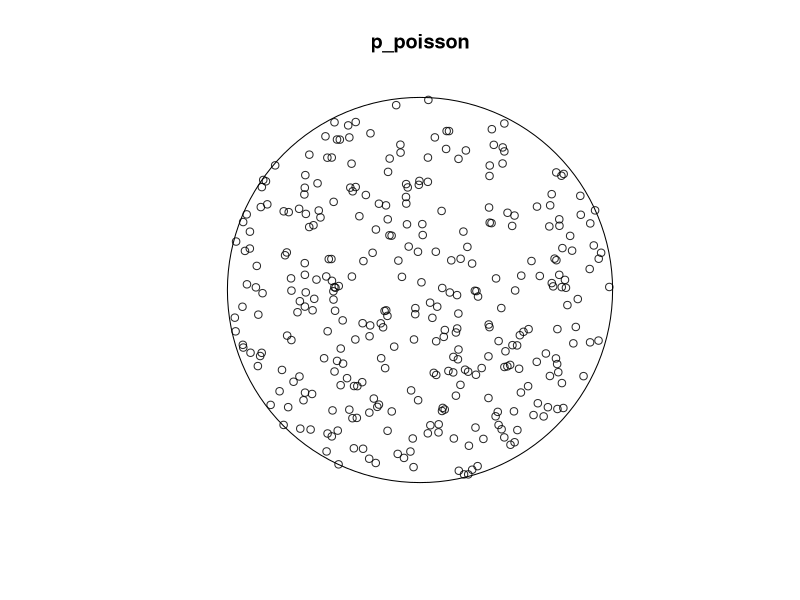
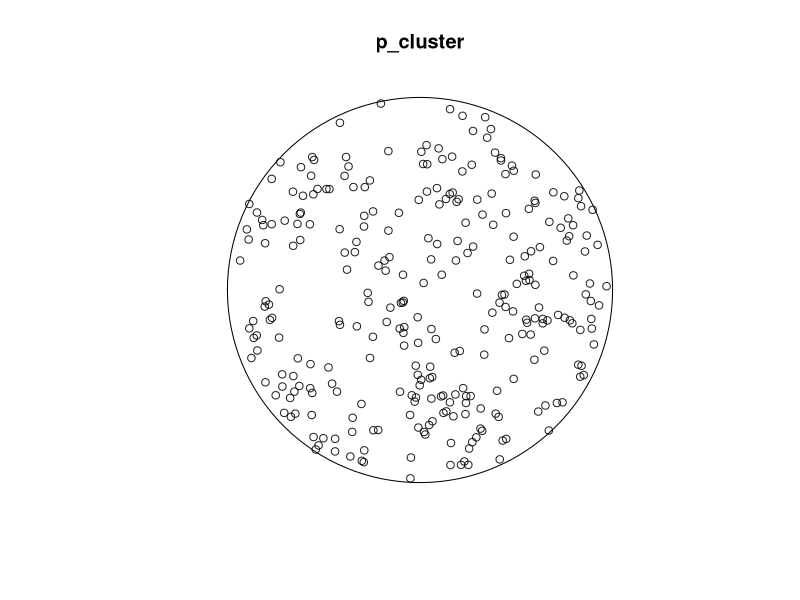
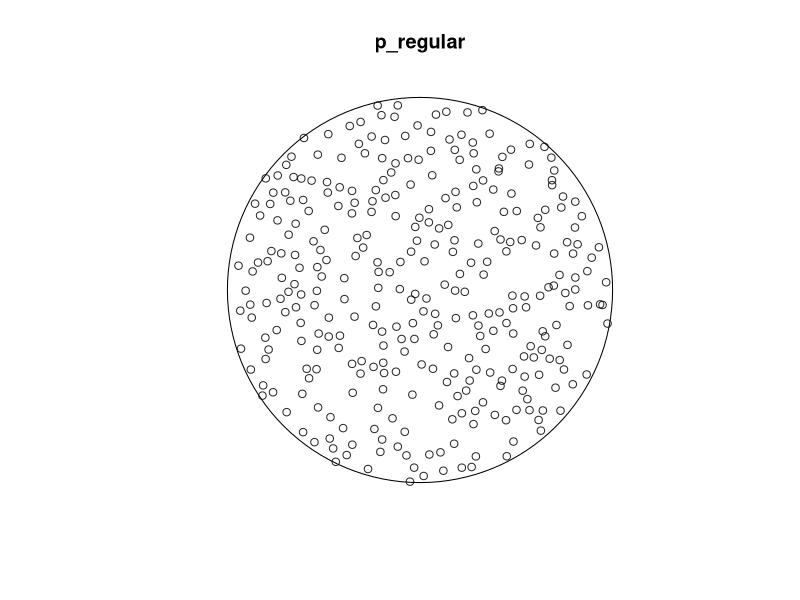

These figures' R source, in order:
## ---- chunk 1
knitr::opts_chunk$set(echo = TRUE)
## ---- chunk 2
library(spatstat)
disc10 <- disc(radius = 10)
# p_poisson 
# Compute the rate as count divided by area
lambda <- 300/area.owin(disc10)
# Create a point pattern object
p_poisson <- rpoispp(lambda = lambda, win = disc10)
plot(p_poisson)
# p_cluster and p_regular
# Generate clustered points from a Thomas process
set.seed(123)
p_cluster <- rThomas(kappa = 0.35, scale = 1, mu = 3, win = disc10)
plot(p_cluster)
# Regular points from a Strauss process
set.seed(123)
p_regular <- rStrauss(beta = 2.9, gamma = 0.025, R = .5, W = disc10)
plot(p_regular)
## ---- chunk 3
